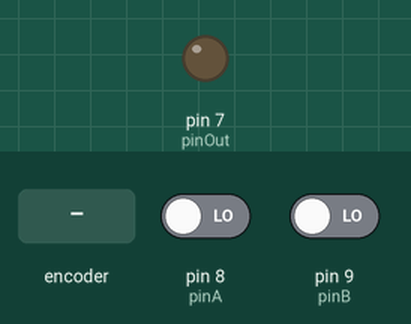
The sketch below on a simulated Arduino Uno, built with avr-gcc and run on an emulated ATmega328P. Shown: output pins drawn as LEDs (lit = HIGH). Dashed ring = blinking. The test bench sets the inputs (shaded band); at power-on: pin 8 (pinA) LOW, pin 9 (pinB) LOW.

Above: at 1.2 s.
1.3 s: rotary encoder on pin 8 (pinA) / pin 9 (pinB) turned 3 steps (first pin leading)
At 1.43 s:
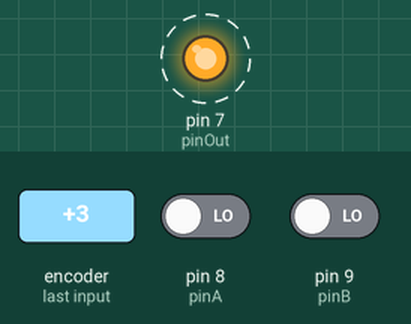
At 2.9 s:
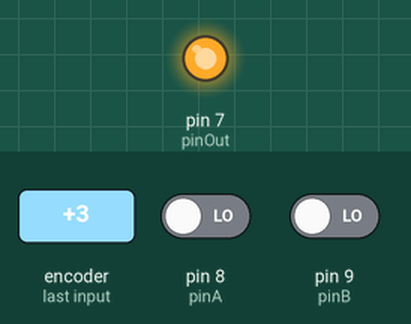
Timing chart, 0 to 4.4 s (numbered marks = the images above; inputs shaded):
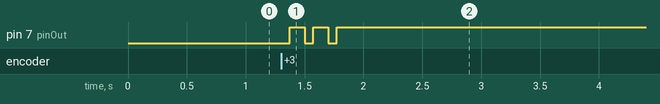

Measured:
- after the input at 1.3 s, pin 7 (pinOut): alternates HIGH for 0.13 s and LOW for 0.07 s, 5 changes in all, then stays HIGH, starting after 0.08 s

The sketch:

LED_GATES_TODO.ino
```cpp
int pinOut = 7;
int pinA = 8;
int pinB = 9;

void setup()
{
  pinMode(pinOut, OUTPUT);
  pinMode(pinA, INPUT);
  pinMode(pinB, INPUT);
}
void loop()
{
  boolean pinAState = digitalRead(pinA);
  boolean pinBState = digitalRead(pinB);
  boolean pinOutState;
  // and
  pinOutState =pinAState & pinBState;
  digitalWrite(pinOut, pinOutState);
}

/*
//or
  pinOutState = pinAState | pinBState;

  // not
  pinOutState = !pinAState;

  // XOR
  pinOutState = pinAState ^ pinBState;

  //NAND
  pinOutState = !(pinAState & pinBState);

  //NOR
  pinOutState = !(pinAState | pinBState);
  */
```
